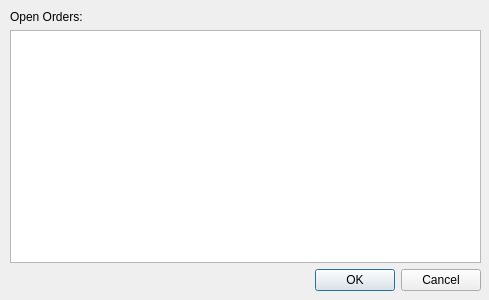
<?xml version="1.0" encoding="UTF-8"?>
<ui version="4.0">
 <class>Dialog</class>
 <widget class="QDialog" name="Dialog">
  <property name="geometry">
   <rect>
    <x>0</x>
    <y>0</y>
    <width>489</width>
    <height>300</height>
   </rect>
  </property>
  <property name="windowTitle">
   <string>Cancel Order</string>
  </property>
  <widget class="QWidget" name="verticalLayoutWidget">
   <property name="geometry">
    <rect>
     <x>10</x>
     <y>10</y>
     <width>471</width>
     <height>281</height>
    </rect>
   </property>
   <layout class="QVBoxLayout" name="verticalLayout">
    <item>
     <widget class="QLabel" name="label">
      <property name="text">
       <string>Open Orders:</string>
      </property>
     </widget>
    </item>
    <item>
     <widget class="QListWidget" name="orderList">
      <property name="selectionMode">
       <enum>QAbstractItemView::SingleSelection</enum>
      </property>
     </widget>
    </item>
    <item>
     <widget class="QDialogButtonBox" name="buttonBox">
      <property name="orientation">
       <enum>Qt::Horizontal</enum>
      </property>
      <property name="standardButtons">
       <set>QDialogButtonBox::Cancel|QDialogButtonBox::Ok</set>
      </property>
     </widget>
    </item>
   </layout>
  </widget>
 </widget>
 <resources/>
 <connections>
  <connection>
   <sender>buttonBox</sender>
   <signal>accepted()</signal>
   <receiver>Dialog</receiver>
   <slot>accept()</slot>
   <hints>
    <hint type="sourcelabel">
     <x>248</x>
     <y>254</y>
    </hint>
    <hint type="destinationlabel">
     <x>157</x>
     <y>274</y>
    </hint>
   </hints>
  </connection>
  <connection>
   <sender>buttonBox</sender>
   <signal>rejected()</signal>
   <receiver>Dialog</receiver>
   <slot>reject()</slot>
   <hints>
    <hint type="sourcelabel">
     <x>316</x>
     <y>260</y>
    </hint>
    <hint type="destinationlabel">
     <x>286</x>
     <y>274</y>
    </hint>
   </hints>
  </connection>
 </connections>
</ui>
